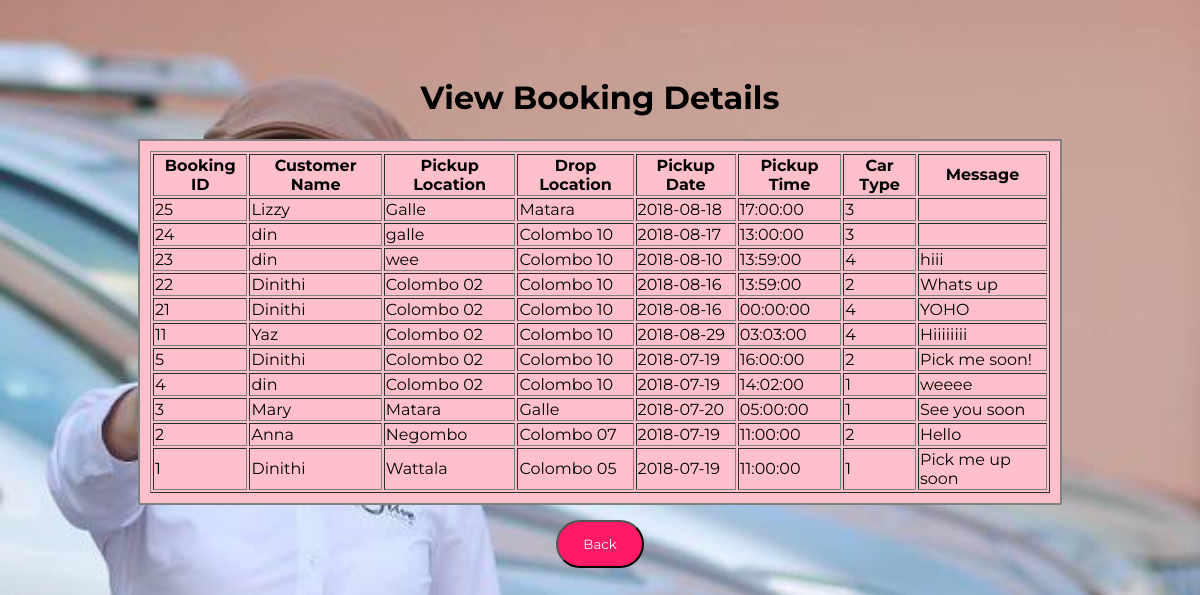
Page /viewbookingD.php (signed in) on the committed database.
### tables this page shows
CREATE TABLE `booking` (
  `booking_id` int(11) NOT NULL,
  `customer_name` varchar(25) NOT NULL,
  `pickup_loc` varchar(25) NOT NULL,
  `drop_loc` varchar(25) NOT NULL,
  `pickup_date` date NOT NULL,
  `pickup_time` time NOT NULL,
  `car_type` int(11) NOT NULL,
  `message` text NOT NULL
);

### viewbookingD.php (the view, shortened to what this page needs)
<html>
    <head>
        <link rel="stylesheet" type="text/css" href="css/style.css">
    </head>
    <body style="background-image: url('images/driver.jpg')">
        <div id="menu"><br><br><br>
        <h1 style="text-align:center">View Booking Details</h1>
<?php
include 'config.php';
    $retrieve = 'SELECT * FROM booking ORDER BY booking_id DESC';
	$result = mysqli_query($con, $retrieve);
	echo "<div class=\"view\">";
	echo "<table border=1 align=center>
		<tr>
			<th>Booking ID</th>
            <th>Customer Name</th>
			<th>Pickup Location</th>
            <th>Drop Location</th>
            <th>Pickup Date</th>
            <th>Pickup Time</th>
			<th>Car Type</th>
            <th>Message</th>
		</tr>";
	while($row = mysqli_fetch_assoc($result)){
		echo "<tr>
			<td>".$row['booking_id']."</td>
			<td>".$row['customer_name']."</td>
			<td>".$row['pickup_loc']."</td>
            <td>".$row['drop_loc']."</td>
            <td>".$row['pickup_date']."</td>
            <td>".$row['pickup_time']."</td>
            <td>".$row['car_type']."</td>
            <td>".$row['message']."</td>
		</tr>";
	}
	echo "</table>";
	echo "</div>";
?>
    <center><a href="adminbooking.php"><button type="submit" name="submit" class="but">Back</button></a></center>
</div>
</body>
</html>

### css/style.css (style rules this page uses)
* { font-family: 'Montserrat', sans-serif; }
body { padding: 0; margin: 0; max-width: 100%; overflow: hidden; }
html { max-width: 100%; overflow-x: hidden; }
.but { background-color: #ff1a66; color: white; padding: 14px 25px; text-align: center; text-decoration: none; display: inline-block; border-radius: 25px; }
body { margin:0; padding:0; opacity: 1; background-size:cover; background-position:center; }

### viewbookingD.php (style rules this page uses)
.view { margin: auto ; margin-top: 15px; margin-bottom: 15px; width: 75%; padding: 10px; text-align: center; border: 2px solid grey; background-color: pink; }

### rows in the picture
booking: booking_id "25", customer_name "Lizzy", pickup_loc "Galle", drop_loc "Matara", pickup_date "2018-08-18", pickup_time "17:00:00", car_type "3"
booking: booking_id "24", customer_name "din", pickup_loc "galle", drop_loc "Colombo 10", pickup_date "2018-08-17", pickup_time "13:00:00", car_type "3"
booking: booking_id "23", customer_name "din", pickup_loc "wee", drop_loc "Colombo 10", pickup_date "2018-08-10", pickup_time "13:59:00", car_type "4", message "hiii"
booking: booking_id "22", customer_name "Dinithi", pickup_loc "Colombo 02", drop_loc "Colombo 10", pickup_date "2018-08-16", pickup_time "13:59:00", car_type "2", message "Whats up"
booking: booking_id "21", customer_name "Dinithi", pickup_loc "Colombo 02", drop_loc "Colombo 10", pickup_date "2018-08-16", pickup_time "00:00:00", car_type "4", message "YOHO"
booking: booking_id "11", customer_name "Yaz", pickup_loc "Colombo 02", drop_loc "Colombo 10", pickup_date "2018-08-29", pickup_time "03:03:00", car_type "4", message "Hiiiiiiii"
booking: booking_id "5", customer_name "Dinithi", pickup_loc "Colombo 02", drop_loc "Colombo 10", pickup_date "2018-07-19", pickup_time "16:00:00", car_type "2", message "Pick me soon!"
booking: booking_id "4", customer_name "din", pickup_loc "Colombo 02", drop_loc "Colombo 10", pickup_date "2018-07-19", pickup_time "14:02:00", car_type "1", message "weeee"
booking: booking_id "3", customer_name "Mary", pickup_loc "Matara", drop_loc "Galle", pickup_date "2018-07-20", pickup_time "05:00:00", car_type "1", message "See you soon"
booking: booking_id "2", customer_name "Anna", pickup_loc "Negombo", drop_loc "Colombo 07", pickup_date "2018-07-19", pickup_time "11:00:00", car_type "2", message "Hello"
booking: booking_id "1", customer_name "Dinithi", pickup_loc "Wattala", drop_loc "Colombo 05", pickup_date "2018-07-19", pickup_time "11:00:00", car_type "1", message "Pick me up soon"
